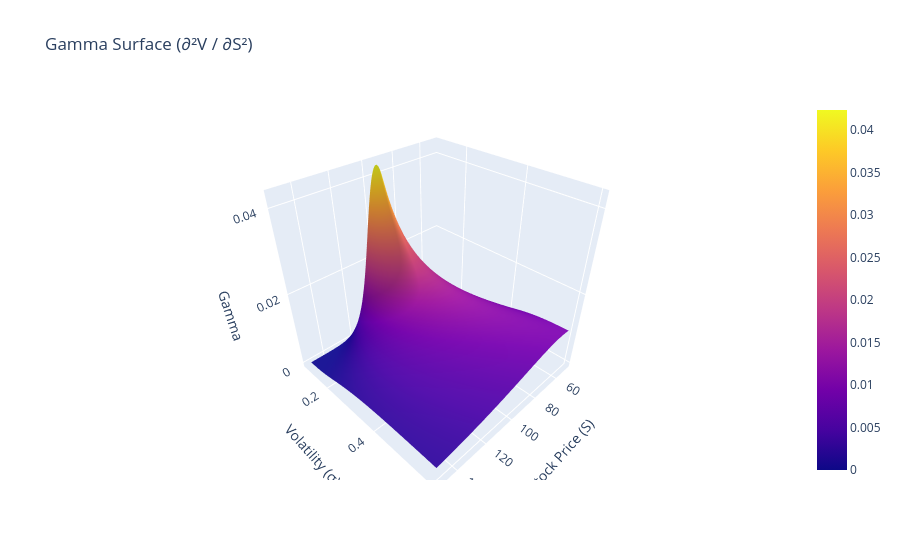

Notebook code for this chart:
### Markdown cell above
# What This Plot Shows

This 3D surface shows Vega (∂V / ∂σ) — how much the option price changes when volatility changes.

Vega measures the sensitivity of the option value to volatility.

## What is happening?

* Vega is highest near the strike price (when the option is at-the-money). → Small changes in volatility have the biggest impact here.
* Vega is lower when the option is deep in-the-money or deep out-of-the-money. → Volatility matters less in these regions.
* As volatility increases, the option value becomes more sensitive to further changes in volatility.

This surface shows that options are most affected by volatility when they are close to being in-the-money.

### Code cell
import plotly.graph_objects as go

# Parameters
K = 100
r = 0.05
T = 1.0

S_vals = np.linspace(50, 150, 100)
sigma_vals = np.linspace(0.1, 0.6, 100)

S_grid, sigma_grid = np.meshgrid(S_vals, sigma_vals)

# Compute d1
d1 = (np.log(S_grid / K) + (r + 0.5 * sigma_grid**2) * T) / (sigma_grid * np.sqrt(T))

# Gamma formula (analytic)
gamma = norm.pdf(d1) / (S_grid * sigma_grid * np.sqrt(T))

fig_gamma = go.Figure(data=[go.Surface(
    x=S_grid,
    y=sigma_grid,
    z=gamma,
    colorscale="Plasma"
)])

fig_gamma.update_layout(
    title="Gamma Surface (∂²V / ∂S²)",
    scene=dict(
        xaxis_title="Stock Price (S)",
        yaxis_title="Volatility (σ)",
        zaxis_title="Gamma"
    )
)

fig_gamma.show()

### Figure 1 — Plotly figure (JSON) as saved in the notebook; plotly's stock layout.template omitted (floating-point values rounded to 4 significant figures; data arrays with more than 128 entries replaced by an {"elided": "..."} marker saying what was removed)
{"data": [{"colorscale": [[0, "#0d0887"], [0.1111, "#46039f"], [0.2222, "#7201a8"], [0.3333, "#9c179e"], [0.4444, "#bd3786"], [0.5556, "#d8576b"], [0.6667, "#ed7953"], [0.7778, "#fb9f3a"], [0.8889, "#fdca26"], [1, "#f0f921"]], "type": "surface", "x": {"elided": "100x100 float values"}, "y": {"elided": "100x100 float values"}, "z": {"elided": "100x100 float values"}}], "layout": {"scene": {"xaxis": {"title": {"text": "Stock Price (S)"}}, "yaxis": {"title": {"text": "Volatility (σ)"}}, "zaxis": {"title": {"text": "Gamma"}}}, "title": {"text": "Gamma Surface (∂²V / ∂S²)"}}}
